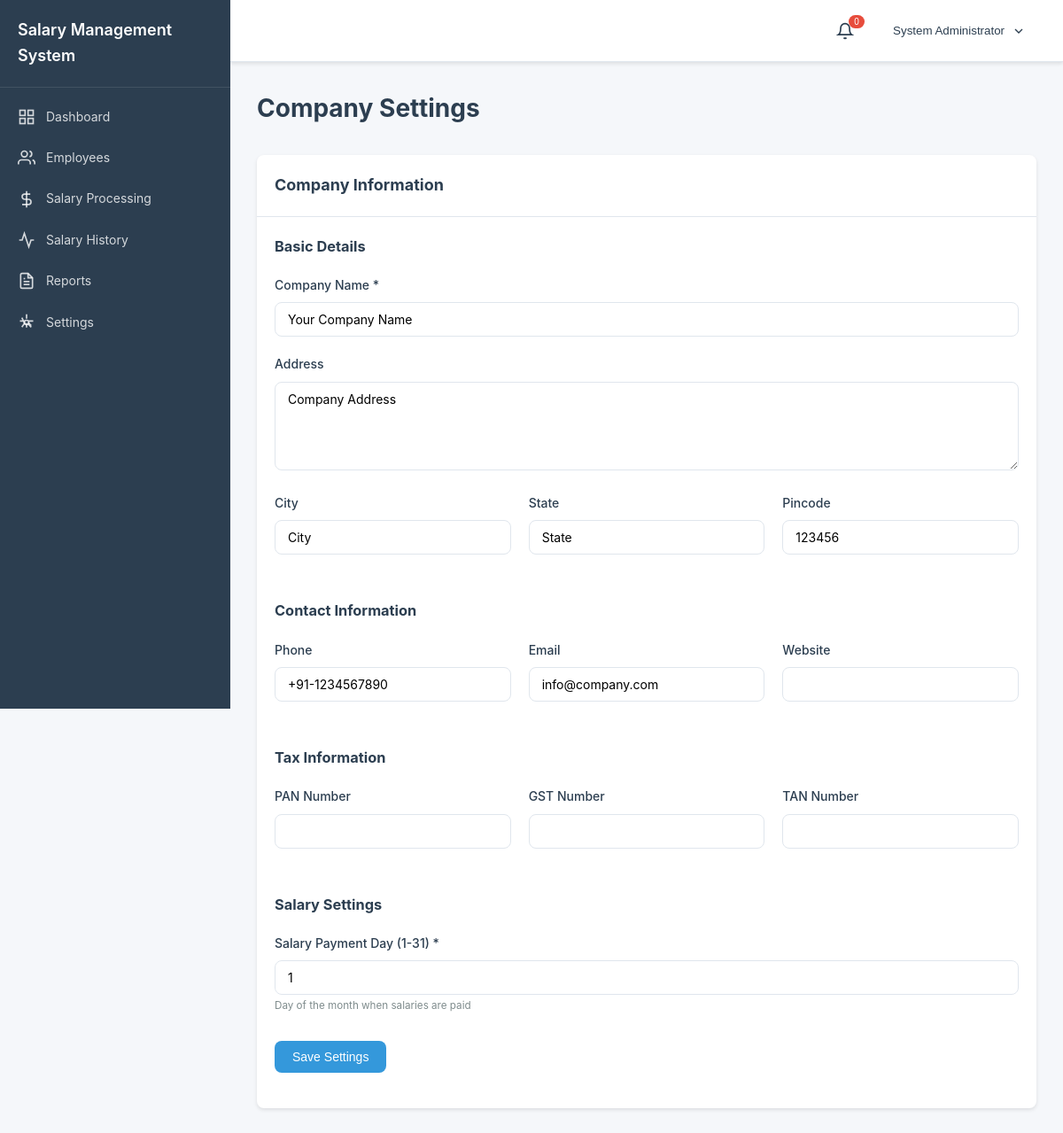
The page /settings.php (signed in) on the database its author committed.
### tables this page shows
CREATE TABLE IF NOT EXISTS company_settings (
    id INT AUTO_INCREMENT PRIMARY KEY,
    company_name VARCHAR(200) NOT NULL,
    address TEXT,
    city VARCHAR(50),
    state VARCHAR(50),
    pincode VARCHAR(10),
    phone VARCHAR(20),
    email VARCHAR(100),
    website VARCHAR(200),
    pan_number VARCHAR(20),
    gst_number VARCHAR(20),
    tan_number VARCHAR(20),
    logo VARCHAR(255),
    salary_payment_day INT DEFAULT 1 CHECK (salary_payment_day BETWEEN 1 AND 31),
    financial_year_start_month INT DEFAULT 4 CHECK (financial_year_start_month BETWEEN 1 AND 12),
    updated_at TIMESTAMP DEFAULT CURRENT_TIMESTAMP ON UPDATE CURRENT_TIMESTAMP
);

### includes/auth.php (called while the page is built, shortened)
<?php
function isLoggedIn() {
    return isset($_SESSION['user_id']) && isset($_SESSION['username']);
}
function hasRole($role) {
    return isLoggedIn() && isset($_SESSION['role']) && $_SESSION['role'] === $role;
}

### settings.php (the view, shortened to what this page needs)
<?php
require_once 'includes/auth.php';
$db = getDB();
$stmt = $db->query("SELECT * FROM company_settings LIMIT 1");
$settings = $stmt->fetch();
include 'includes/header.php';
?>
<div class="page-header">
    <h1>Company Settings</h1>
</div>
<div class="dashboard-card">
    <div class="card-header">
        <h2>Company Information</h2>
    </div>
    <div class="card-body">
        <form method="POST" action="">
            <h3 style="margin-bottom: 20px;">Basic Details</h3>
            <div class="form-group">
                <label for="company_name">Company Name *</label>
                <input type="text" id="company_name" name="company_name"
                       value="<?php echo htmlspecialchars($settings['company_name'] ?? ''); ?>" required>
            </div>
            <div class="form-group">
                <label for="address">Address</label>
                <textarea id="address" name="address" rows="3"><?php echo htmlspecialchars($settings['address'] ?? ''); ?></textarea>
            </div>
            <div class="form-row">
                <div class="form-group">
                    <label for="city">City</label>
                    <input type="text" id="city" name="city"
                           value="<?php echo htmlspecialchars($settings['city'] ?? ''); ?>">
                </div>
                <div class="form-group">
                    <label for="state">State</label>
                    <input type="text" id="state" name="state"
                           value="<?php echo htmlspecialchars($settings['state'] ?? ''); ?>">
                </div>
                <div class="form-group">
                    <label for="pincode">Pincode</label>
                    <input type="text" id="pincode" name="pincode"
                           value="<?php echo htmlspecialchars($settings['pincode'] ?? ''); ?>">
                </div>
            </div>
            <h3 style="margin: 30px 0 20px;">Contact Information</h3>
            <div class="form-row">
                <div class="form-group">
                    <label for="phone">Phone</label>
                    <input type="text" id="phone" name="phone"
                           value="<?php echo htmlspecialchars($settings['phone'] ?? ''); ?>">
                </div>
                <div class="form-group">
                    <label for="email">Email</label>
                    <input type="email" id="email" name="email"
                           value="<?php echo htmlspecialchars($settings['email'] ?? ''); ?>">
                </div>
                <div class="form-group">
                    <label for="website">Website</label>
                    <input type="url" id="website" name="website"
                           value="<?php echo htmlspecialchars($settings['website'] ?? ''); ?>">
                </div>
            </div>
            <h3 style="margin: 30px 0 20px;">Tax Information</h3>
            <div class="form-row">
                <div class="form-group">
                    <label for="pan_number">PAN Number</label>
                    <input type="text" id="pan_number" name="pan_number"
                           value="<?php echo htmlspecialchars($settings['pan_number'] ?? ''); ?>">
                </div>
                <div class="form-group">
                    <label for="gst_number">GST Number</label>
                    <input type="text" id="gst_number" name="gst_number"
                           value="<?php echo htmlspecialchars($settings['gst_number'] ?? ''); ?>">
                </div>
                <div class="form-group">
                    <label for="tan_number">TAN Number</label>
                    <input type="text" id="tan_number" name="tan_number"
                           value="<?php echo htmlspecialchars($settings['tan_number'] ?? ''); ?>">
                </div>
            </div>
            <h3 style="margin: 30px 0 20px;">Salary Settings</h3>
            <div class="form-group">
                <label for="salary_payment_day">Salary Payment Day (1-31) *</label>
                <input type="number" id="salary_payment_day" name="salary_payment_day"
                       min="1" max="31"
                       value="<?php echo $settings['salary_payment_day'] ?? 1; ?>" required>
                <small style="color: var(--text-secondary);">Day of the month when salaries are paid</small>
            </div>
            <div class="form-group" style="margin-top: 30px;">
                <button type="submit" class="btn btn-primary">Save Settings</button>
            </div>
        </form>
    </div>
</div>
<?php include 'includes/footer.php'; ?>

### includes/header.php (shortened to what this page needs)
<!DOCTYPE html>
<html lang="en">
<head>
    <link rel="stylesheet" href="<?php echo APP_URL; ?>/assets/css/style.css">
    <link rel="stylesheet" href="<?php echo APP_URL; ?>/assets/css/responsive.css">
</head>
<body>
    <div class="app-container">
        <aside class="sidebar" id="sidebar">
            <div class="sidebar-header">
                <h2><?php echo APP_NAME; ?></h2>
            </div>
            <nav class="sidebar-nav">
                <ul>
                    <li>
                        <a href="<?php echo APP_URL; ?>/dashboard.php" class="<?php echo basename($_SERVER['PHP_SELF']) === 'dashboard.php' ? 'active' : ''; ?>">
                            <svg width="20" height="20" viewBox="0 0 24 24" fill="none" stroke="currentColor" stroke-width="2">
                                <rect x="3" y="3" width="7" height="7"></rect>
                                <rect x="14" y="3" width="7" height="7"></rect>
                                <rect x="14" y="14" width="7" height="7"></rect>
                                <rect x="3" y="14" width="7" height="7"></rect>
                            </svg>
                            <span>Dashboard</span>
                        </a>
                    </li>
                    <li>
                        <a href="<?php echo APP_URL; ?>/employees/list.php" class="<?php echo strpos($_SERVER['PHP_SELF'], 'employees') !== false ? 'active' : ''; ?>">
                            <svg width="20" height="20" viewBox="0 0 24 24" fill="none" stroke="currentColor" stroke-width="2">
                                <path d="M17 21v-2a4 4 0 0 0-4-4H5a4 4 0 0 0-4 4v2"></path>
                                <circle cx="9" cy="7" r="4"></circle>
                                <path d="M23 21v-2a4 4 0 0 0-3-3.87"></path>
                                <path d="M16 3.13a4 4 0 0 1 0 7.75"></path>
                            </svg>
                            <span>Employees</span>
                        </a>
                    </li>
                    <li>
                        <a href="<?php echo APP_URL; ?>/salary/process.php" class="<?php echo strpos($_SERVER['PHP_SELF'], 'salary') !== false ? 'active' : ''; ?>">
                            <svg width="20" height="20" viewBox="0 0 24 24" fill="none" stroke="currentColor" stroke-width="2">
                                <line x1="12" y1="1" x2="12" y2="23"></line>
                                <path d="M17 5H9.5a3.5 3.5 0 0 0 0 7h5a3.5 3.5 0 0 1 0 7H6"></path>
                            </svg>
                            <span>Salary Processing</span>
                        </a>
                    </li>
                    <li>
                        <a href="<?php echo APP_URL; ?>/salary/history.php">
                            <svg width="20" height="20" viewBox="0 0 24 24" fill="none" stroke="currentColor" stroke-width="2">
                                <polyline points="22 12 18 12 15 21 9 3 6 12 2 12"></polyline>
                            </svg>
                            <span>Salary History</span>
                        </a>
                    </li>
                    <li>
                        <a href="<?php echo APP_URL; ?>/reports/monthly.php" class="<?php echo strpos($_SERVER['PHP_SELF'], 'reports') !== false ? 'active' : ''; ?>">
                            <span>Reports</span>
                        </a>
                    </li>
                    <?php if (hasRole('admin')): ?>
                    <li>
                        <a href="<?php echo APP_URL; ?>/settings.php">
                            <svg width="20" height="20" viewBox="0 0 24 24" fill="none" stroke="currentColor" stroke-width="2">
                                <circle cx="12" cy="12" r="3"></circle>
                                <path d="M12 1v6m0 6v6m9-9h-6m-6 0H3m15.364 6.364l-4.243-4.243m-4.242 0L5.636 18.364m12.728 0l-4.243-4.243m-4.242 0L5.636 5.636"></path>
                            </svg>
                            <span>Settings</span>
                        </a>
                    </li>
                    <?php endif; ?>
                </ul>
            </nav>
        </aside>
        <main class="main-content">
            <header class="top-header">
                <div class="header-right">
                    <div class="notifications-dropdown">
                        <button class="notification-btn" id="notificationBtn" aria-label="Notifications">
                            <svg width="20" height="20" viewBox="0 0 24 24" fill="none" stroke="currentColor" stroke-width="2">
                                <path d="M18 8A6 6 0 0 0 6 8c0 7-3 9-3 9h18s-3-2-3-9"></path>
                                <path d="M13.73 21a2 2 0 0 1-3.46 0"></path>
                            </svg>
                            <span class="notification-badge" id="notificationBadge">0</span>
                        </button>
                    </div>
                    <div class="user-dropdown">
                        <button class="user-btn" id="userBtn">
                            <span><?php echo htmlspecialchars($_SESSION['full_name'] ?? $_SESSION['username']); ?></span>
                            <svg width="16" height="16" viewBox="0 0 24 24" fill="none" stroke="currentColor" stroke-width="2">
                                <polyline points="6 9 12 15 18 9"></polyline>
                            </svg>
                        </button>
                    </div>
                </div>
            </header>
            <div class="content-wrapper">

### includes/footer.php (shortened to what this page needs)
            </div>
        </main>
    </div>
</body>
</html>

### assets/css/style.css (style rules this page uses)
:root { --primary-color: #2c3e50; --primary-light: #3498db; --secondary-color: #34495e; --success-color: #27ae60; --warning-color: #f39c12; --error-color: #e74c3c; --info-color: #3498db; --bg-color: #f5f7fa; --card-bg: #ffffff; --text-primary: #2c3e50; --text-secondary: #7f8c8d; --border-color: #e0e6ed; --sidebar-width: 260px; --header-height: 70px; --shadow-sm: 0 2px 4px rgba(0,0,0,0.1); --shadow-md: 0 4px 6px rgba(0,0,0,0.1); --shadow-lg: 0 10px 25px rgba(0,0,0,0.1); --border-radius: 8px; --transition: all 0.3s ease; }
* { margin: 0; padding: 0; box-sizing: border-box; }
body { font-family: -apple-system, BlinkMacSystemFont, 'Segoe UI', Roboto, 'Helvetica Neue', Arial, sans-serif; font-size: 14px; line-height: 1.6; color: var(--text-primary); background-color: var(--bg-color); }
.app-container { display: flex; min-height: 100vh; }
.sidebar { width: var(--sidebar-width); background: var(--primary-color); color: #fff; position: fixed; height: 100vh; left: 0; top: 0; overflow-y: auto; transition: var(--transition); z-index: 1000; }
.sidebar-header { padding: 20px; border-bottom: 1px solid rgba(255,255,255,0.1); display: flex; justify-content: space-between; align-items: center; }
.sidebar-header h2 { font-size: 18px; font-weight: 600; }
.sidebar-nav ul { list-style: none; padding: 10px 0; }
.sidebar-nav li a { display: flex; align-items: center; padding: 12px 20px; color: rgba(255,255,255,0.8); text-decoration: none; transition: var(--transition); gap: 12px; }
.sidebar-nav li a svg { flex-shrink: 0; }
.main-content { flex: 1; margin-left: var(--sidebar-width); min-height: 100vh; display: flex; flex-direction: column; }
.top-header { height: var(--header-height); background: var(--card-bg); border-bottom: 1px solid var(--border-color); display: flex; align-items: center; justify-content: space-between; padding: 0 30px; position: sticky; top: 0; z-index: 100; box-shadow: var(--shadow-sm); }
.header-right { display: flex; align-items: center; gap: 20px; }
.notifications-dropdown, .user-dropdown { position: relative; }
.notification-btn, .user-btn { background: none; border: none; cursor: pointer; display: flex; align-items: center; gap: 8px; padding: 8px 12px; border-radius: var(--border-radius); transition: var(--transition); color: var(--text-primary); }
.notification-btn { position: relative; }
.notification-badge { position: absolute; top: 0; right: 0; background: var(--error-color); color: #fff; font-size: 10px; padding: 2px 6px; border-radius: 10px; min-width: 18px; text-align: center; }
.content-wrapper { flex: 1; padding: 30px; }
.page-header { margin-bottom: 30px; }
.page-header h1 { font-size: 28px; color: var(--primary-color); margin-bottom: 8px; }
.dashboard-card { background: var(--card-bg); border-radius: var(--border-radius); box-shadow: var(--shadow-sm); overflow: hidden; }
.card-header { padding: 20px; border-bottom: 1px solid var(--border-color); display: flex; justify-content: space-between; align-items: center; }
.card-header h2 { font-size: 18px; color: var(--primary-color); }
.card-body { padding: 20px; }
.form-group { margin-bottom: 20px; }
.form-group label { display: block; margin-bottom: 8px; font-weight: 500; color: var(--text-primary); }
.form-group input, .form-group select, .form-group textarea { width: 100%; padding: 10px 14px; border: 1px solid var(--border-color); border-radius: var(--border-radius); font-size: 14px; transition: var(--transition); font-family: inherit; }
.form-group textarea { resize: vertical; min-height: 100px; }
.form-row { display: grid; grid-template-columns: repeat(auto-fit, minmax(200px, 1fr)); gap: 20px; }
.btn { display: inline-flex; align-items: center; justify-content: center; padding: 10px 20px; border: none; border-radius: var(--border-radius); font-size: 14px; font-weight: 500; cursor: pointer; transition: var(--transition); text-decoration: none; gap: 8px; }
.btn-primary { background: var(--primary-light); color: #fff; }

### rows shown on the page
company_settings: company_name "Your Company Name", address "Company Address", city "City", state "State", pincode "123456", phone "+91-1234567890", email "info@company.com", salary_payment_day "1"

### other values the page prints
APP_NAME "Salary Management System"
$_SESSION['full_name'] "System Administrator"
